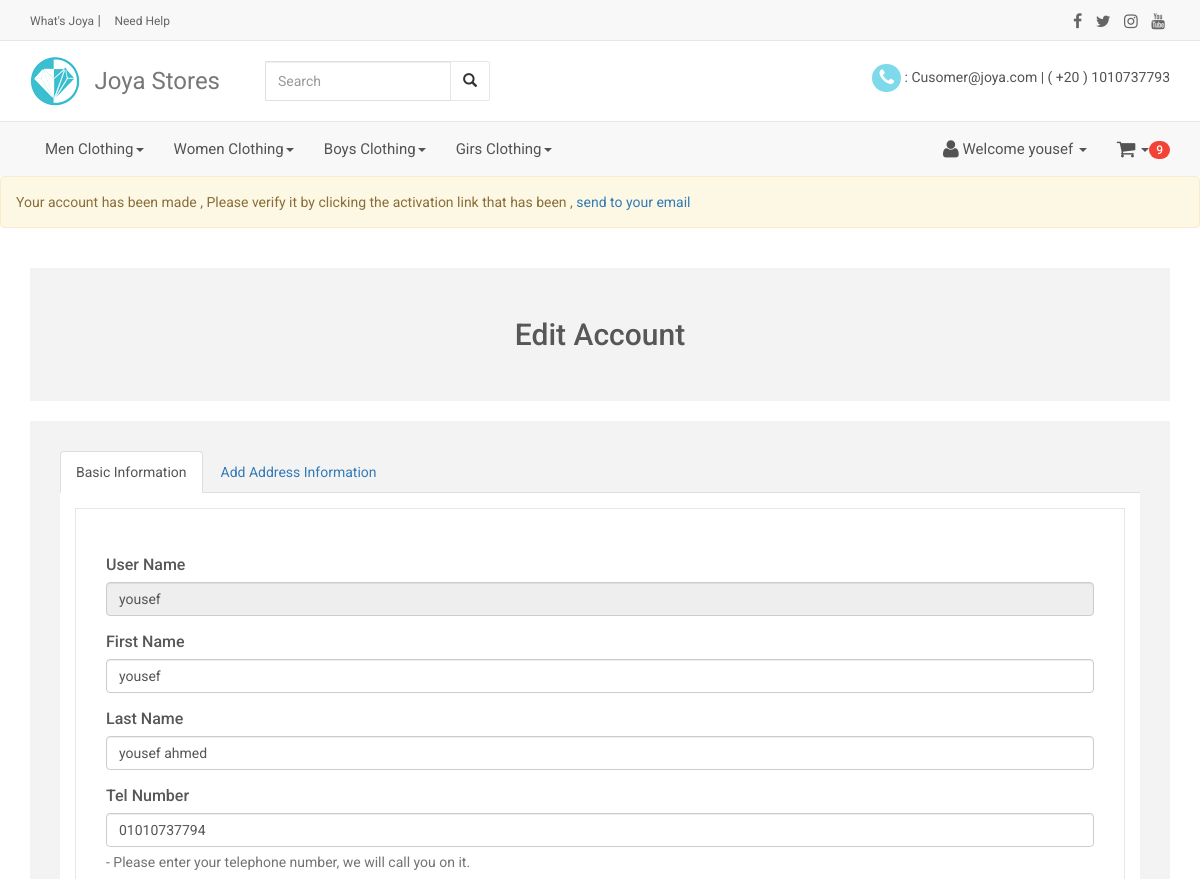
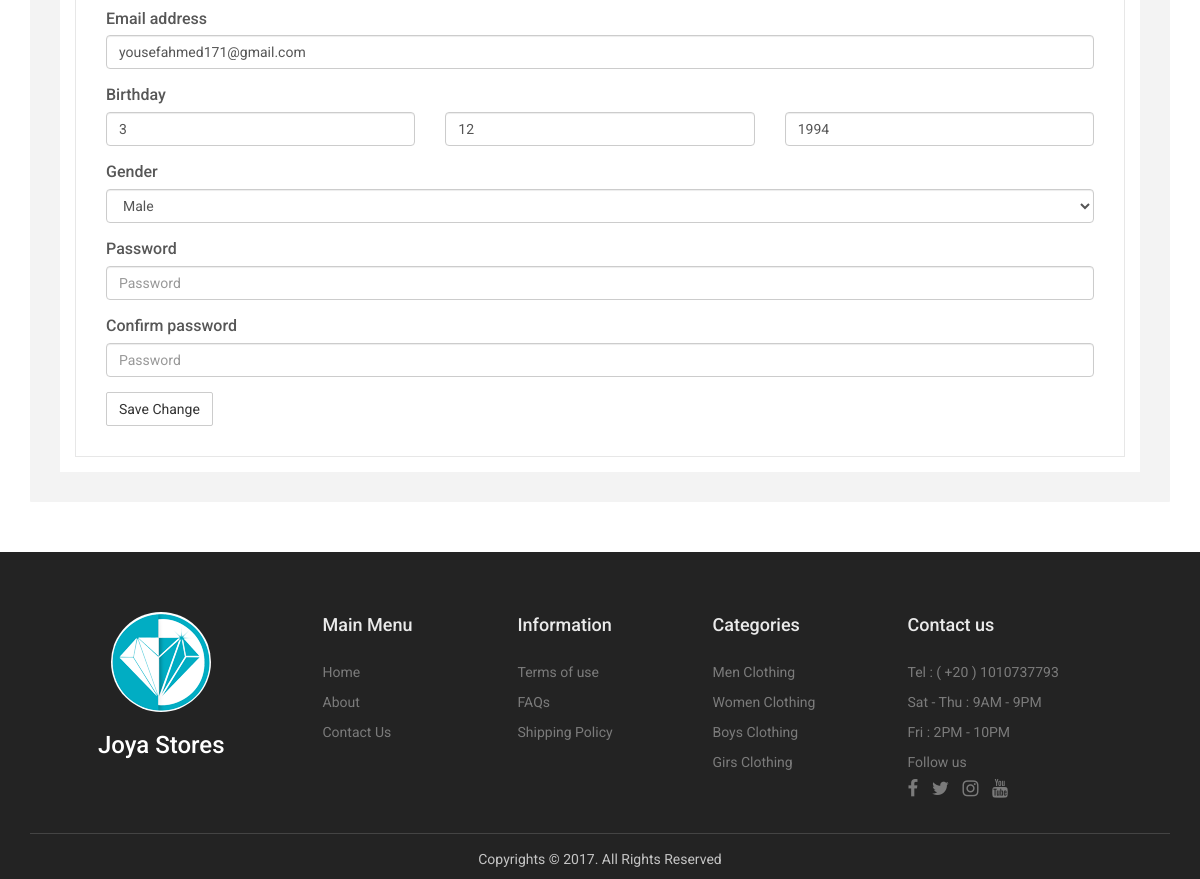
The app's page /edit-account.php (signed in) with its own data (2 pictures, top to bottom).
### tables this page shows
CREATE TABLE `server` (
  `id` int(11) NOT NULL,
  `phone` int(11) NOT NULL,
  `phone2` int(11) NOT NULL,
  `email_cust` varchar(150) NOT NULL,
  `email_server` varchar(150) NOT NULL
);

CREATE TABLE `species` (
  `id_species` int(11) NOT NULL,
  `name_en` varchar(50) NOT NULL,
  `name_ar` varchar(50) NOT NULL,
  `dataed` datetime NOT NULL
);

CREATE TABLE `users` (
  `userid` int(11) NOT NULL,
  `username` varchar(50) NOT NULL,
  `firstname` varchar(30) NOT NULL,
  `lastlname` varchar(30) NOT NULL,
  `birth-yaer` year(4) NOT NULL,
  `birth-month` int(11) NOT NULL,
  `birth-day` int(11) NOT NULL,
  `password` varchar(50) NOT NULL,
  `gender` varchar(30) NOT NULL,
  `email` varchar(50) NOT NULL,
  `phone` char(14) NOT NULL,
  `created` datetime NOT NULL,
  `country` varchar(50) NOT NULL,
  `city` varchar(50) NOT NULL,
  `street-name` varchar(255) NOT NULL,
  `building-number` varchar(50) NOT NULL,
  `appartment-no` int(11) NOT NULL,
  `specialinfo` text NOT NULL,
  `groupid` int(11) NOT NULL DEFAULT '0',
  `truststatus` int(11) NOT NULL DEFAULT '0',
  `regstatus` int(11) NOT NULL DEFAULT '0'
);

### edit-account.php (the view, shortened to what the rows shown need)
<?php
 include 'init.php';
  if(isset($_SESSION['user'])) {
    $getUser = $con->prepare("SELECT * FROM users WHERE username = ? ");
    $getUser->execute(array($_SESSION['user']));
    $info    = $getUser->fetch();
?>
       <section class="container">
            <div class="well well-top text-center">
                <header>
                    <h2>Edit Account </h2>
                </header>
            </div>
        </section>
        <div class="container">
            <section id="sign-up" class="well">
                <ul class="nav nav-tabs" role="tablist">
                    <li role="presentation" class="active"><a href="#basic-info" aria-controls="basic-info" role="tab" data-toggle="tab">Basic Information</a></li>
                    <li role="presentation"><a href="edit-account#address-info" aria-controls="address-info" role="tab" data-toggle="tab">Add Address Information</a></li>
                </ul>
                <div class="tab-content">
                    <div role="tabpanel" class="tab-pane active" id="basic-info">
                        <form class="edit" action="editaccount.php?do=updateedit" method="POST">
                            <div class="form-group">
                                <label for="fullName"> User Name </label>
                                <input type="text" class="form-control" disabled id="username" placeholder="Please Enter Full Name" name="username" value="<?php echo $info['username'] ?>" required>
                            </div>
                            <div class="form-group">
                                <label for="firstname"> First Name </label>
                                <input type="text" class="form-control" id="firstname" placeholder="Please Enter First Name" name="firstname" value="<?php echo $info['firstname'] ?>" required>
                            </div>
                            <div class="form-group">
                                <label for="lastlName"> Last Name</label>
                                <input type="text" class="form-control" id="lastlName" placeholder="Please Enter Last Name" name="lastlname" value="<?php echo $info['lastlname'] ?>" required>
                            </div>
                            <div class="form-group">
                                <label for="telNumber">Tel Number</label>
                                <input type="tel" class="form-control" id="telNumber" placeholder="Please Enter Telephone Number" name="phone" value="<?php echo $info['phone'] ?>" required>
                                <p class="help-block"> - Please enter your telephone number, we will call you on it.</p>
                            </div>
                            <div class="form-group">
                                <label for="Email1">Email address</label>
                                <input type="email" class="form-control" id="Email1" placeholder="Please Enter Email" name="email" value="<?php echo $info['email'] ?>" required>
                            </div>
                            <div class="form-group">
                                <label for="birthday1">Birthday</label>
                                <div class="row">
                                  <div class="col-xs-12 col-sm-4 b-date">
                                    <input type="number" class="form-control" placeholder="Day" min="1" max="31"  name="day" value="<?php echo $info['birth-day'] ?>">
                                  </div>
                                  <div class="col-xs-12 col-sm-4 b-date">
                                    <input type="number" class="form-control" placeholder="Month" min="1" max="12"  name="month" value="<?php echo $info['birth-month'] ?>">
                                  </div>
                                  <div class="col-xs-12 col-sm-4 b-date">
                                    <input type="number" class="form-control" placeholder="Yaer" min="1920" max="2017"  name="yaer" value="<?php echo $info['birth-yaer'] ?>">
                                  </div>
                                </div>
                            </div>
                            <div class="form-group">
                                <label for="gender1">Gender</label>
                                <select id="gender1" class="form-control" name="gender" required>
                                    <option  name="gender" <?php if ($info['gender'] == 'Male' ) { echo 'selected'; }  ?> > Male</option>
                                </select>
                            </div>
                            <div class="form-group">
                                <label for="Password1">Password</label>
                                <input type="password" class="form-control" id="password1" name="password1" placeholder="Password" >
                            </div>
                            <div class="form-group">
                                <label for="confirmPassword1">Confirm password</label>
                                <input type="password" class="form-control" id="confirmPassword1" name="password2" placeholder="Password" >
                            </div>
                            <input type="submit" class="btn btn-default" value="Save Change" />
                        </form>
                    </div>
                </div>
            </section>
        </div>
<?php   } else {
         echo '<div class="alert alert-warning "> You Should Login -  <a href="login.php"> Login </a> </div>';
         header('Location: login-index.php');
         exit();
        }
?>
<?php
    include $tpl . 'footer.php';
?>

### include/templete/navbar.php (shortened to what the rows shown need)
<nav class="primary-nav navbar navbar-default">
<div class="container">
    <div class="collapse navbar-collapse" id="main-menu">
       <?php
        $allspecies = getAllFrom("*", "species", "", "", "id_species", "ASC");
        ?>
        <form action="products.php?page=search.php&show=search" method="post" class="navbar-form navbar-left form-inline hidden-xs hidden-sm" role="search">
            <div class="form-group">
            </div>
        </form>
                        <?php
                            $stmt = $con->prepare("SELECT * FROM `server`");
                            $stmt->execute();
                            $getserver = $stmt->fetch();
                        ?>
        <p class="navbar-text navbar-right clearfix hidden-sm hidden-xs"><i class="fa fa-phone fa-lg"></i> : <?php echo $getserver['email_server'] ?> | ( +20 ) <?php echo $getserver['phone'] ?></p>
    </div>
</div>
</nav>
<nav class="navbar navbar-default hidden-xs hidden-sm">
<div class="container">
    <ul class="nav navbar-nav">
       <?php
        $allspecies = getAllFrom("*", "species", "", "", "id_species", "ASC");
        foreach($allspecies as $species ) {
        ?>
        <li class="dropdown">
            <a href="#" class="dropdown-toggle" data-toggle="dropdown" role="button" aria-haspopup="true" aria-expanded="false"><?php echo $species['name_en']; ?><span class="caret"></span></a>
        </li>
    <?php } ?>
    </ul>
</div>
</nav>

### include/templete/footer.php (shortened to what the rows shown need)
<footer>
      <div class="container">
        <div class="row">
          <div class="col-md-2 hidden-xs hidden-sm">
            <ul class="list-unstyled">
                <?php
                $allspecies = getAllFrom("*", "species", "", "", "id_species", "ASC");
                foreach($allspecies as $species ) {
                    echo '<li><a href="products.php?idspecies='. $species['id_species'] . '&pagename=' . str_replace(' ', '-', $species['name_en']) . '">'.$species['name_en'].'</a></li>';
                }
                ?>
            </ul>
          </div>
          <div class="col-md-3 hidden-xs hidden-sm">
            <ul class="list-unstyled">
                <?php
                    $stmt = $con->prepare("SELECT * FROM `server`");
                    $stmt->execute();
                    $getserver = $stmt->fetch();
                ?>
              <li>Contact us</li>
              <li>Tel : ( +20 ) <?php echo $getserver['phone'] ?></li>
              <li>Sat - Thu : 9AM - 9PM</li>
              <li>Fri : 2PM - 10PM</li>
              <li>Follow us
                <p>
                 </p>
              </li>
            </ul>
          </div>
        </div>
      </div>
    </footer>
  </body>
</html>

### records on screen
server: email_server "Cusomer@joya.com", phone "1010737793"
species: name_en "Men Clothing"
species: name_en "Women Clothing"
species: name_en "Boys Clothing"
species: name_en "Girs Clothing"
users: username "yousef", firstname "yousef", lastlname "yousef ahmed", phone "01010737794", email "yousefahmed171@gmail.com", day "3", month "12", yaer "1994", gender "Male"

### other values on screen
$_SESSION['user'] "yousef"
$count "9"
